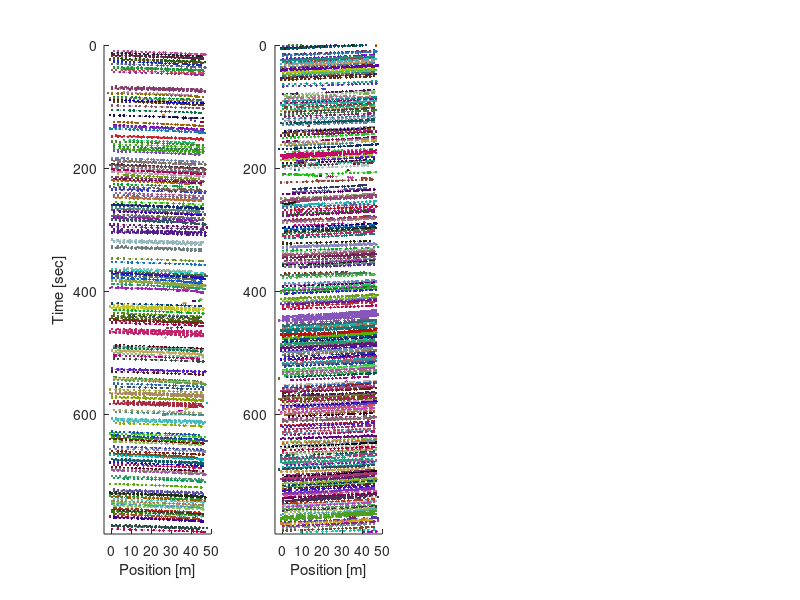

Here is the MATLAB script that generated this plot: (Note: this script raises an error after producing the figure.)
figure(11)
clf

if ~exist('temporalResults2','var')
    load('temporalResults.mat')
end
if size(temporalResults2,2)==6
temporalResults2(:,7)=temporalResults2(:,6);
end

cars_going_right        = temporalResults2(temporalResults2(:,2)==1,:);
cars_going_left         = temporalResults2(temporalResults2(:,2)==2,:);
cars_going_right_labels = unique(cars_going_right(:,7));
cars_going_left_labels  = unique(cars_going_left(:,7));
num_cars_going_left     = numel(cars_going_left_labels);
num_cars_going_right    = numel(cars_going_right_labels);

 colors_right            = 0.8*rand(num_cars_going_right,3);
 colors_right(colors_right>1)=1;
 colors_right(colors_right<0)=0;
 
 
 colors_left            = 0.8*rand(num_cars_going_left,3);
 colors_left(colors_left>1)=1;
 colors_left(colors_left<0)=0;

%colors_right=((1:num_cars_going_right)')/num_cars_going_right;
%colors_right(:,3) = (num_cars_going_right:-1:1)'/num_cars_going_right;
sideMargin = 2;
clf
h1=subplot(141);
hold on
for k=1:num_cars_going_right
    current_label = cars_going_right_labels(k);
    current_cars = cars_going_right(cars_going_right(:,7)==current_label,:);
    plot(current_cars(:,1),current_cars(:,3),':.','color',colors_right(k,:))
end
axis ij
ylabel('Time [sec]')
xlabel('Position [m]')
axis([-sideMargin+min([(temporalResults{:,4})])  sideMargin+max([(temporalResults{:,4})]) 0 max(temporalResults2(:,3))+3])


h2=subplot(142);
hold on
for k=1:num_cars_going_left
    current_label = cars_going_left_labels(k);
    current_cars = cars_going_left(cars_going_left(:,7)==current_label,:);
    plot(current_cars(:,1),current_cars(:,3),':.','color',colors_left(k,:))
end
% plot(cars_going_left(:,1),cars_going_left(:,3),'.')
axis ij
%ylabel('Time [sec]')
xlabel('Position [m]')
axis([-sideMargin+min([(temporalResults{:,4})])  sideMargin+max([(temporalResults{:,4})]) 0 max(temporalResults2(:,3))+3])
      
upperL=1;
lowerL=max(cars_going_left(end,3),cars_going_right(end,3));

h1.YLim = [upperL lowerL];
h2.YLim = [upperL lowerL];

h0=gcf;
h0.Position = [200 200 1200 600];



%filename='Fig_traffic_all.png';
%print('-dpng','-r400',filename)
%

h3=subplot(143);
hold on
for k=1:num_cars_going_right
    current_label = cars_going_right_labels(k);
    current_cars = cars_going_right(cars_going_right(:,7)==current_label,:);
    plot(current_cars(:,1),current_cars(:,3),':.','color',colors_right(k,:))
end
axis ij
%ylabel('Time [sec]')
xlabel('Position [m]')
axis([-sideMargin+min([(temporalResults{:,4})])  sideMargin+max([(temporalResults{:,4})]) 0 max(temporalResults2(:,3))+3])


h4=subplot(144);
hold on
for k=1:num_cars_going_left
    current_label = cars_going_left_labels(k);
    current_cars = cars_going_left(cars_going_left(:,7)==current_label,:);
    plot(current_cars(:,1),current_cars(:,3),':.','color',colors_left(k,:))
end
axis ij
axis([-sideMargin+min([(temporalResults{:,4})])  sideMargin+max([(temporalResults{:,4})]) 0 max(temporalResults2(:,3))+3])

%%
hWidth = 0.215;
h1.Position = [0.04    0.12    hWidth    0.8];
h2.Position = [0.285     0.12    hWidth    0.8];
h3.Position = [0.53    0.12    hWidth    0.8];
h4.Position = [0.775     0.12    hWidth    0.8];


h1.Title.String='(a)';% Pedestrians';
h2.Title.String='(b)';%Vehicles traveling to the left';
h3.Title.String='(c)';% Pedestrians';
h4.Title.String='(d)';%Vehicles traveling to the left';
h1.Title.FontSize =15;
h2.Title.FontSize =15;
h3.Title.FontSize =15;
h4.Title.FontSize =15;
%%
%upperL=700;
%lowerL=760;

%upperL=602;
%lowerL=690;

upperL=615;
lowerL=720;

h3.YLim = [upperL lowerL];

upperL=45;
lowerL=120;

h4.YLim = [upperL lowerL];

%%
filename='Fig_traffic_2022_01_10.png';
print('-dpng','-r400',filename)


%%
